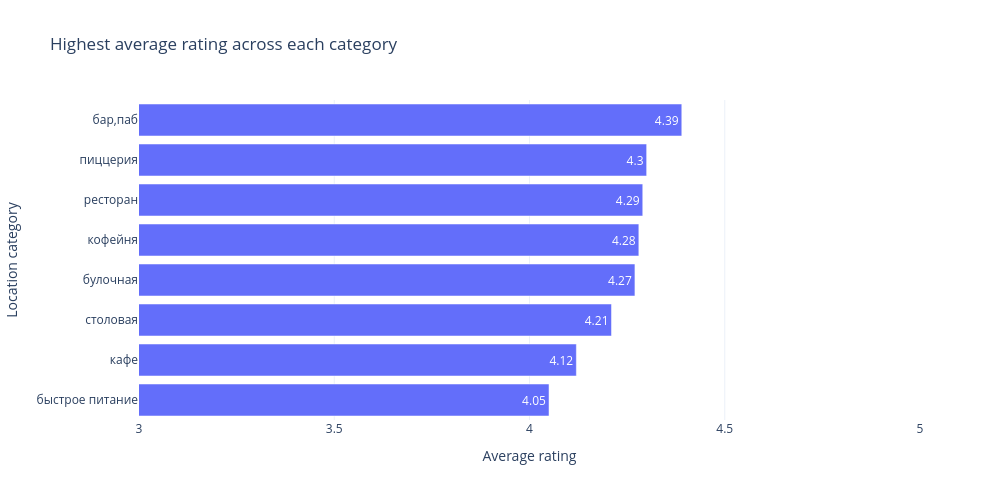

Source (notebook cell):
### Markdown cell above
Ожидаемо, у нас много кафе "Кафе", в которых, вероятно, подают коньяк "Коньяк". Помимо них, видим также много популярных сетей: Шоколадница, Доминос и Додо пицца, Теремок. В основном, это относительно мелкие заведния полу-фастфуда.

Наконец, посмотрим, какие средние рейтинги у заведений разного типа.

### Code cell
# Average rating per location category
df_temp = (
    pd.pivot_table(
        data=df_places,
        index='category',
        values='rating',
        aggfunc='mean'
    )
    .reset_index()
    .set_axis(
        ['category', 'rating_mean'],
        axis=1
    )
    .sort_values(by='rating_mean', ascending=False)
)

fig = px.bar(
    round(df_temp, 2),
    x='rating_mean',
    y='category',
    text_auto=True,
    title='Highest average rating across each category',
    labels=dict(
        rating_mean='Average rating',
        category='Location category',
    ),
    width=FIG_WIDTH*100,
    height=FIG_HEIGHT*100,
    template='plotly_white'
)
fig.update_xaxes(range=[3, 5])
fig.update_layout(
    legend=dict(
        orientation="h",
        yanchor='top', y=1.1, x=0
    ),
    yaxis={'categoryorder':'total ascending'}
)
fig.show()

### Figure 1 — Plotly figure (JSON) as saved in the notebook; plotly's stock layout.template omitted (floating-point values rounded to 4 significant figures)
{"data": [{"alignmentgroup": "True", "hovertemplate": "Average rating=%{x}<br>Location category=%{y}<extra></extra>", "legendgroup": "", "marker": {"color": "#636efa", "pattern": {"shape": ""}}, "name": "", "offsetgroup": "", "orientation": "h", "showlegend": false, "textposition": "auto", "texttemplate": "%{x}", "type": "bar", "x": [4.39, 4.3, 4.29, 4.28, 4.27, 4.21, 4.12, 4.05], "xaxis": "x", "y": ["бар,паб", "пиццерия", "ресторан", "кофейня", "булочная", "столовая", "кафе", "быстрое питание"], "yaxis": "y"}], "layout": {"barmode": "relative", "height": 500, "legend": {"orientation": "h", "tracegroupgap": 0, "x": 0, "y": 1.1, "yanchor": "top"}, "title": {"text": "Highest average rating across each category"}, "width": 1000, "xaxis": {"anchor": "y", "domain": [0, 1], "range": [3, 5], "title": {"text": "Average rating"}}, "yaxis": {"anchor": "x", "categoryorder": "total ascending", "domain": [0, 1], "title": {"text": "Location category"}}}}
